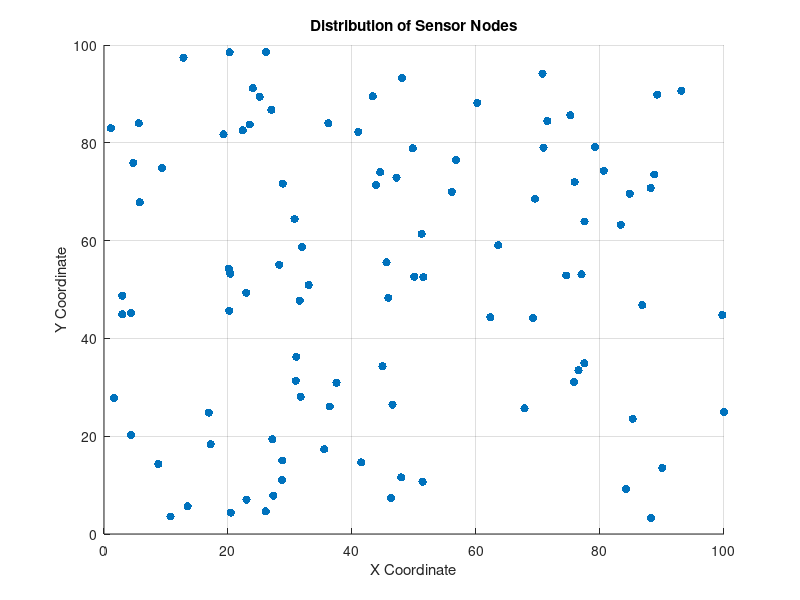

Source code (MATLAB): (Note: this script raises an error after producing the figure.)
clear;
clc;
close all;

% Network Parameters
numSensors = 100; % Number of sensors
xMax = 100; % Area dimensions
yMax = 100;
commRange = 20; % Communication range
numClusters = round(numSensors * 0.10); % Approximately 10% of nodes as CHs
dataSize = 10; % Size of data packets (units)
energyPerDataUnit = 0.5; % Energy consumed per unit of data transmission
p = 0.1; % Desired percentage of CHs (e.g., 10% of nodes are CHs)
rounds = 100; % Total number of rounds for simulation

% Generate random positions for sensors
sensorPositions = [xMax * rand(numSensors, 1), yMax * rand(numSensors, 1)];

% Assign random attributes to sensors (e.g., energy levels and capabilities)
sensorEnergy = rand(numSensors, 1) * 100; % Energy levels between 0 and 100
initialEnergy = sensorEnergy; % Initial energy
sensorCapabilities = randi([1, 5], numSensors, 1); % Capabilities between 1 and 5

% Compute distance to Base Station (BS)
BS_position = [xMax / 2, yMax / 2]; % BS position at center
distToBS = sqrt((sensorPositions(:, 1) - BS_position(1)).^2 + (sensorPositions(:, 2) - BS_position(2)).^2);
maxDistToBS = max(distToBS);
% Plot the distribution of nodes
figure;
scatter(sensorPositions(:, 1), sensorPositions(:, 2), 'filled');
xlabel('X Coordinate');
ylabel('Y Coordinate');
title('Distribution of Sensor Nodes');
xlim([0 xMax]);
ylim([0 yMax]);
grid on;
% Compute the number of neighbors for each node
neighborCounts = zeros(numSensors, 1);
for i = 1:numSensors
    distances = sqrt((sensorPositions(:, 1) - sensorPositions(i, 1)).^2 + (sensorPositions(:, 2) - sensorPositions(i, 2)).^2);
    neighborCounts(i) = sum(distances <= commRange) - 1; % Exclude itself
end

% Function to calculate impact values
function weights = calculateWeights(distToBS, maxDistToBS, neighborCounts, sensorEnergy, initialEnergy, p, round)
    numSensors = length(distToBS);
    % Distance Factor (D_f)
    D_f = distToBS / maxDistToBS;

    % Node Density Factor (N_f)
    N_f = neighborCounts / numSensors;

    % Energy Factor (E_f)
    E_f = sensorEnergy ./ initialEnergy;

    % Probability Factor (T_f)
    T_f = (p * rand(numSensors, 1)) ./ (1 - p * mod(round, 1 / p));

    % Weights Calculation
    % Coefficients (You can adjust these according to importance)
    alpha = 0.25; % Weight for Distance Factor
    beta = 0.25;  % Weight for Node Density Factor
    gamma = 0.25; % Weight for Energy Factor
    delta = 0.25; % Weight for Probability Factor

    weights = alpha * (1 - D_f) + beta * N_f + gamma * E_f + delta * T_f; % Note (1 - D_f) to give higher weight for closer nodes
end

% Function to select cluster heads based on probabilistic approach
function [clusterHeads, clusterAssignments] = selectClusterHeads(sensorPositions, weights, numClusters, round, p)
    numSensors = size(sensorPositions, 1);
    clusterHeads = NaN(numClusters, 2);
    clusterAssignments = zeros(numSensors, 1);

    % Probability Factor
    probabilities = (p * rand(numSensors, 1)) ./ (1 - p * mod(round, 1 / p));
    
    % Sort nodes by their impact values
    [~, sortedIndices] = sort(weights, 'descend');
    
    % Select top nodes based on sorted impact values
    topIndices = sortedIndices(1:numSensors);
    
    % Initialize the number of CHs selected
    numSelected = 0;
    
    % Try to select cluster heads
    for i = 1:numSensors
        idx = topIndices(i);
        if rand() < probabilities(idx) % Use probability to select CH
            if numSelected < numClusters
                clusterHeads(numSelected + 1, :) = sensorPositions(idx, :);
                numSelected = numSelected + 1;
            else
                break;
            end
        end
    end

    % Ensure at least numClusters CHs are selected
    if numSelected < numClusters
        % If not enough CHs are selected, randomly select from remaining nodes
        remainingIndices = setdiff(1:numSensors, topIndices(1:numSelected));
        additionalHeads = remainingIndices(1:(numClusters - numSelected));
        clusterHeads(numSelected + 1:numClusters, :) = sensorPositions(additionalHeads, :);
    end

    % Update cluster assignments based on selected cluster heads
    for i = 1:numSensors
        if any(~isnan(clusterHeads(:,1))) % Ensure that newClusterHeads is not empty
            distances = arrayfun(@(c) distance(sensorPositions(i, :), clusterHeads(c, :)), 1:numClusters);
            [~, clusterAssignments(i)] = min(distances);
        end
    end
end

% Function to calculate average load
function [lambda, loadMatrix] = calculateLoadMatrix(clusterAssignments, weights, numClusters)
    numSensors = length(clusterAssignments);
    loadMatrix = zeros(numSensors, numClusters);

    % Calculate the average load per cluster
    avgLoad = mean(weights);
    
    % Calculate load difference b = l - avgLoad
    loadDifference = weights - avgLoad;

    % Define matrix A for least-squares solution
    A = eye(numSensors); % Simplistic matrix for illustration; adjust based on problem specifics

    % Define vector b for least-squares solution
    b = loadDifference;

    % Solve for λ using least-squares
    lambda = A \ b;

    % Calculate the load transfer matrix δ
    loadMatrix = loadDifference - lambda;
end

% Function to reconfigure cluster heads based on load balancing
function [newClusterHeads, clusterAssignments] = reconfigureClusterHeads(sensorPositions, weights, clusterAssignments, numClusters, numSensors)
    % Calculate average load
    averageLoad = mean(weights); % Assuming weights reflect load
    loadDifference = weights - averageLoad;

    % Initialize new cluster heads
    newClusterHeads = NaN(numClusters, 2);

    % Initialize load transfer matrix
    loadMatrix = zeros(numSensors, numClusters);
    
    % Update loadMatrix with load differences
    for i = 1:numSensors
        clusterIdx = clusterAssignments(i);
        if clusterIdx > 0
            loadMatrix(i, clusterIdx) = loadDifference(i);
        end
    end

    % Solve for λ using least-squares or other method
    % Construct A and b for solving lambda
    A = eye(numSensors);
    b = loadDifference;

    % Solve the least-squares problem
    lambda = A \ b;

    % Calculate the load transfer matrix δ
    delta = loadMatrix - lambda;

    % Reconfigure cluster heads based on load
    for c = 1:numClusters
        % Get the nodes in the current cluster
        clusterNodes = find(clusterAssignments == c);

        % Skip if no nodes are assigned to this cluster
        if isempty(clusterNodes)
            continue;
        end

        % Determine nodes with high load
        highLoadNodes = clusterNodes(delta(clusterNodes, c) > 0);

        % Determine nodes with moderate or low load
        moderateOrLowLoadNodes = clusterNodes(delta(clusterNodes, c) <= 0);

        % Reconfigure if the current CH is a high-load node
        currentCH = find(clusterAssignments == c & ~isnan(clusterAssignments), 1);
        if ~isempty(currentCH)
            % Reconfigure if high load or moderate load with a better candidate
            if any(delta(currentCH, c) > 0) || ...
               (any(delta(moderateOrLowLoadNodes, c) > 0) && ...
               any(weights(moderateOrLowLoadNodes) > weights(currentCH)))
                
                % Find the best candidate for new CH
                if ~isempty(highLoadNodes)
                    bestCandidate = highLoadNodes(1); % Simplify for demonstration
                else
                    bestCandidate = moderateOrLowLoadNodes(1); % Simplify for demonstration
                end

                % Replace current CH
                if ~isempty(bestCandidate)
                    newClusterHeads(c, :) = sensorPositions(bestCandidate, :);
                end
            else
                % Keep the existing CH if no reconfiguration is necessary
                newClusterHeads(c, :) = sensorPositions(currentCH, :);
            end
        end
    end

    % Update cluster assignments based on new cluster heads
    for i = 1:numSensors
        if any(~isnan(newClusterHeads(:,1))) % Ensure that newClusterHeads is not empty
            distances = arrayfun(@(c) distance(sensorPositions(i, :), newClusterHeads(c, :)), 1:numClusters);
            [~, clusterAssignments(i)] = min(distances);
        end
    end
end

% Initialize arrays to store results
totalEnergy = zeros(rounds, 1);
fnd = zeros(rounds, 1);
hnd = zeros(rounds, 1);
lnd = zeros(rounds, 1);
fndTime = zeros(rounds, 1);

for round = 1:rounds
    % Calculate weights based on current state
    weights = calculateWeights(distToBS, maxDistToBS, neighborCounts, sensorEnergy, initialEnergy, p, round);
    
    % Select cluster heads based on weights
    [clusterHeads, clusterAssignments] = selectClusterHeads(sensorPositions, weights, numClusters, round, p);
    
    % Calculate load matrix and balance loads
    [lambda, loadMatrix] = calculateLoadMatrix(clusterAssignments, weights, numClusters);
    
    % Reconfigure cluster heads based on load
    [newClusterHeads, clusterAssignments] = reconfigureClusterHeads(sensorPositions, weights, clusterAssignments, numClusters, numSensors);
    
    % Update energy levels based on transmission (simplified for demonstration)
    energyConsumption = dataSize * energyPerDataUnit; % Energy consumption per data transmission
    sensorEnergy = sensorEnergy - energyConsumption * (clusterAssignments > 0); % Reduce energy for nodes that transmitted
    
    % Calculate and time FND
    tic; % Start timing for FND
    fnd(round) = sum(sensorEnergy <= 0 & initialEnergy > 0); % FND
    fndTime(round) = toc; % Store time taken for FND calculation
    
    % Store other statistics
    totalEnergy(round) = sum(sensorEnergy);
    hnd(round) = sum(sensorEnergy < 0 & initialEnergy > 0); % HND
    lnd(round) = sum(sensorEnergy < 0); % LND
end

% Visualization of FND time
figure;
plot(1:rounds, fndTime, '-o');
xlabel('Rounds');
ylabel('Time for FND Calculation (seconds)');
title('Time Taken to Calculate FND over Rounds');
grid on;

% Visualization for FND, HND, and LND
figure;
bar3([fnd, hnd, lnd]);
set(gca, 'XTickLabel', {'FND', 'HND', 'LND'}, 'YTickLabel', num2cell(1:rounds), 'ZTickLabel', []);
xlabel('Metrics');
ylabel('Rounds');
zlabel('Count');
title('FND, HND, and LND over Rounds');
grid on;

% Visualization for FND, HND, and LND
figure;
bar3([fnd, hnd, lnd]);
set(gca, 'XTickLabel', {'FND', 'HND', 'LND'}, 'YTickLabel', num2cell(1:rounds), 'ZTickLabel', []);
xlabel('Metrics');
ylabel('Rounds');
zlabel('Count');
title('FND, HND, and LND over Rounds');
grid on;

% Visualization of HND over rounds
figure;
plot(1:rounds, hnd, '-s', 'MarkerFaceColor', 'b');
xlabel('Rounds');
ylabel('Half Node Deaths (HND)');
title('Half Node Deaths (HND) over Rounds');
grid on;

% Visualization of LND over rounds
figure;
plot(1:rounds, lnd, '-d', 'MarkerFaceColor', 'r');
xlabel('Rounds');
ylabel('Last Node Deaths (LND)');
title('Last Node Deaths (LND) over Rounds');
grid on;
